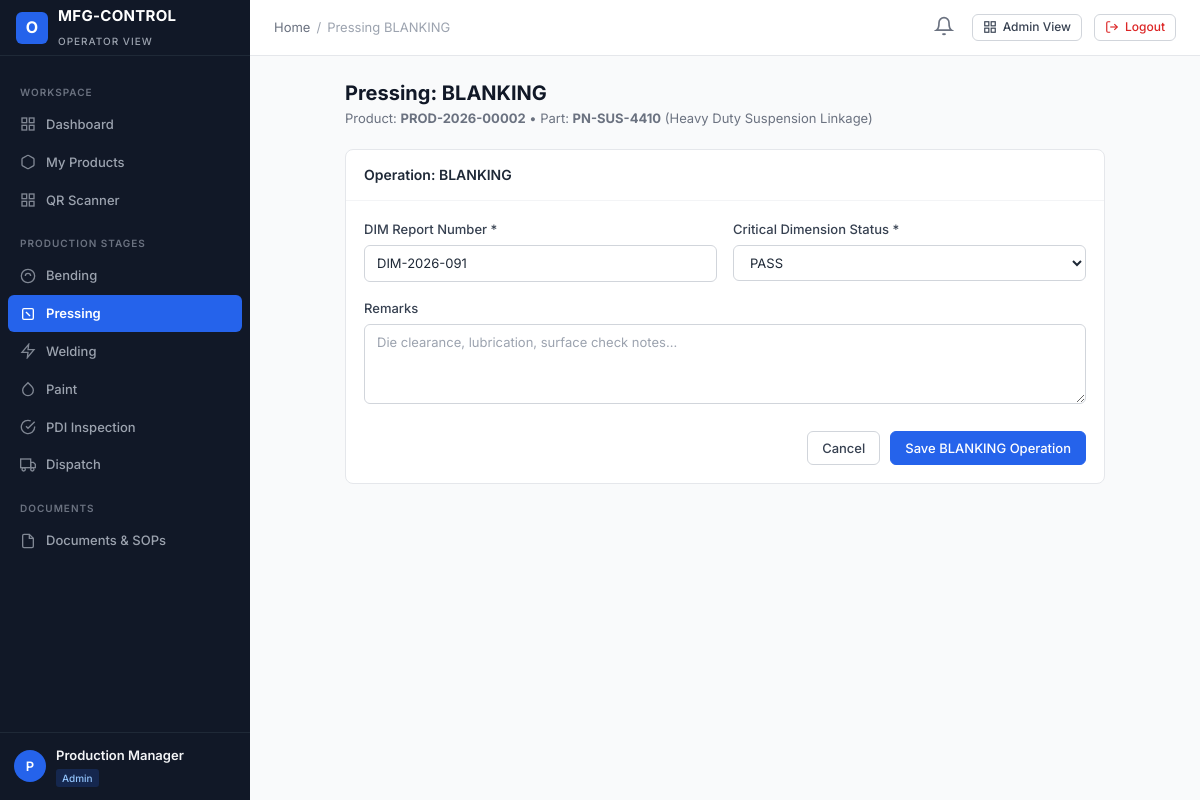
The page /user-panel/pressing/PROD-2026-00002/blanking/ (signed in) on the database its author committed.
### apps/accounts/models.py (models this page shows, shortened)
class User(AbstractUser):
    email = models.EmailField(_('email address'), unique=True, db_index=True)
    full_name = models.CharField(_('full name'), max_length=150, blank=True)
    employee_id = models.CharField(_('employee ID'), max_length=50, unique=True, db_index=True)
    phone = models.CharField(_('phone number'), max_length=25, blank=True)
    role = models.CharField(_('role'), max_length=50, choices=UserRole.choices, default=UserRole.USER, db_index=True)
    status = models.CharField(_('status'), max_length=20, choices=UserStatus.choices, default=UserStatus.ACTIVE, db_index=True)
    department = models.CharField(_('department'), max_length=100, blank=True)
    designation = models.CharField(_('designation'), max_length=100, blank=True)
    profile_image = models.ImageField(upload_to='profiles/', blank=True, null=True)
    assigned_admin = models.ForeignKey(
        'self',
        on_delete=models.SET_NULL,
        null=True,
        blank=True,
        related_name='assigned_users',
        help_text=_('Admin managing this user')
    )
    production_stage = models.CharField(
        _('production stage'),
        max_length=50,
        blank=True,
        help_text=_('Current assigned primary production stage, e.g. BENDING, PRESSING')
    )
    production_line = models.CharField(_('production line'), max_length=50, blank=True)
    shift = models.CharField(_('shift'), max_length=50, blank=True)
    notes = models.TextField(_('notes'), blank=True)
    created_at = models.DateTimeField(auto_now_add=True)
    updated_at = models.DateTimeField(auto_now=True)
    objects = CustomUserManager()
    USERNAME_FIELD = 'email'
    REQUIRED_FIELDS = ['username', 'employee_id']
    class Meta:
        verbose_name = _('User')
        verbose_name_plural = _('Users')
        ordering = ['-created_at']
    @property
    def is_super_admin(self):
        return self.role == UserRole.SUPER_ADMIN or self.is_superuser
    @property
    def is_admin_user(self):
        return self.role in [UserRole.SUPER_ADMIN, UserRole.ADMIN]
    @property
    def is_operator(self):
        return not self.is_admin_user

### apps/products/models.py (models this page shows, shortened)
class Product(models.Model):
    product_id = models.CharField(max_length=50, unique=True, db_index=True)
    product_name = models.CharField(max_length=200)
    part_number = models.CharField(max_length=100, db_index=True)
    customer = models.CharField(max_length=150)
    model = models.CharField(max_length=100, blank=True)
    batch_number = models.CharField(max_length=100, blank=True)
    production_date = models.DateField(default=timezone.now)
    assigned_admin = models.ForeignKey(
        settings.AUTH_USER_MODEL,
        on_delete=models.SET_NULL,
        null=True,
        blank=True,
        related_name='administered_products'
    )
    assigned_user = models.ForeignKey(
        settings.AUTH_USER_MODEL,
        on_delete=models.SET_NULL,
        null=True,
        blank=True,
        related_name='assigned_products'
    )
    current_stage = models.CharField(
        max_length=50,
        choices=StageChoices.choices,
        default=StageChoices.BENDING,
        db_index=True
    )
    status = models.CharField(
        max_length=50,
        choices=ProductStatus.choices,
        default=ProductStatus.PENDING,
        db_index=True
    )
    priority = models.CharField(
        max_length=20,
        choices=PriorityChoices.choices,
        default=PriorityChoices.MEDIUM
    )
    qr_code_image = models.ImageField(upload_to='qr_codes/', blank=True, null=True)
    qr_data = models.TextField(blank=True)
    created_at = models.DateTimeField(auto_now_add=True)
    updated_at = models.DateTimeField(auto_now=True)
    class Meta:
        ordering = ['-created_at']
        indexes = [
            models.Index(fields=['current_stage', 'status']),
            models.Index(fields=['customer', 'batch_number']),
        ]

### apps/production/models.py (models this page shows, shortened)
class PressingRecord(models.Model):
    product = models.ForeignKey('products.Product', on_delete=models.CASCADE, related_name='pressing_records')
    process_type = models.CharField(max_length=50, choices=PressingProcessType.choices, db_index=True)
    dim_report_number = models.CharField(max_length=100, blank=True, help_text="Required for Blanking")
    operator = models.ForeignKey(settings.AUTH_USER_MODEL, on_delete=models.SET_NULL, null=True, blank=True)
    quantity_produced = models.PositiveIntegerField(default=1)
    measurements = models.JSONField(default=list, blank=True)
    critical_dimension_result = models.CharField(max_length=20, choices=MeasurementResult.choices, default=MeasurementResult.PASS)
    status = models.CharField(max_length=30, choices=ProcessStatus.choices, default=ProcessStatus.PENDING)
    remarks = models.TextField(blank=True)
    completed_at = models.DateTimeField(null=True, blank=True)
    created_at = models.DateTimeField(auto_now_add=True)
    updated_at = models.DateTimeField(auto_now=True)
    class Meta:
        unique_together = ('product', 'process_type')
        ordering = ['process_type']

### user_panel/views.py (the view, shortened to what this page needs)
# urls.py: path('pressing/<str:product_id>/<str:proc_type>/', views.pressing_record_submit_view, name='user_pressing_submit'),
@login_required
@permission_required_custom('pressing', 'edit')
def pressing_record_submit_view(request, product_id, proc_type):
    product = get_object_or_404(Product, product_id=product_id)
    proc_upper = proc_type.upper()
    record = product.pressing_records.filter(process_type=proc_upper).first()
    return render(request, 'user_panel/pressing_form.html', {'product': product, 'proc_type': proc_upper, 'record': record})

### apps/notifications/context_processors.py (called while the page is built)
def notifications_processor(request):
    if not request.user.is_authenticated:
        return {'unread_notifications_count': 0, 'recent_notifications': []}
    unread_count = Notification.objects.filter(recipient=request.user, is_read=False).count()
    recent = Notification.objects.filter(recipient=request.user)[:5]
    return {
        'unread_notifications_count': unread_count,
        'recent_notifications': recent,
    }

### apps/permissions/context_processors.py (called while the page is built, shortened)
def permissions_processor(request):
    modules = get_user_modules(request.user)
    def can_access_fn(module, action='view'):
        return has_permission(request.user, module, action)
    return {
        'user_modules': modules,
        'user_is_super_admin': request.user.is_super_admin,
        'user_is_admin': request.user.is_admin_user,
        'user_is_operator': request.user.is_operator,
        'can_access': can_access_fn,
    }

### apps/permissions/services.py (called while the page is built, shortened)
def get_user_modules(user):
    if not user or not user.is_authenticated:
        return {}
    all_modules = [m[0] for m in MODULE_CHOICES]
    if user.is_super_admin:
        return {m: ['view', 'create', 'edit', 'delete', 'approve', 'export'] for m in all_modules}
    perms = ModulePermission.objects.filter(user=user)
    result = {}
    for p in perms:
        actions = []
        if p.can_view: actions.append('view')
        if p.can_create: actions.append('create')
        if p.can_edit: actions.append('edit')
        if p.can_delete: actions.append('delete')
        if p.can_approve: actions.append('approve')
        if p.can_export: actions.append('export')
        if actions:
            result[p.module] = actions
    return result

### user_panel/templates/user_panel/pressing_form.html (shortened to what this page needs)
{% extends "user_panel/base_user.html" %}
{% block breadcrumb_active %}Pressing {{ proc_type }}{% endblock %}
{% block content %}
<div style="max-width: 760px; margin: 0 auto;">
    <div style="margin-bottom: 20px;">
        <h1 class="page-title">Pressing: {{ proc_type }}</h1>
        <p class="page-subtitle">Product: <strong>{{ product.product_id }}</strong> &bull; Part: <strong>{{ product.part_number }}</strong> ({{ product.product_name }})</p>
    </div>
    <div class="card">
        <div class="card-header">
            <h3 class="card-title">Operation: {{ proc_type }}</h3>
        </div>
        <div class="card-body">
            <form method="post">
                {% if proc_type == 'BLANKING' %}
                <div class="form-row">
                    <div class="form-group">
                        <label class="form-label">DIM Report Number *</label>
                        <input type="text" name="dim_report_number" class="form-control" value="{{ record.dim_report_number|default:'DIM-REP-2026-001' }}" required>
                    </div>
                    <div class="form-group">
                        <label class="form-label">Critical Dimension Status *</label>
                        <select name="critical_dimension_result" class="form-select">
                            <option value="PASS" selected>PASS</option>
                        </select>
                    </div>
                </div>
                {% endif %}
                <div class="form-group">
                    <label class="form-label">Remarks</label>
                    <textarea name="remarks" class="form-control" rows="3" placeholder="Die clearance, lubrication, surface check notes..."></textarea>
                </div>
                <div style="display: flex; gap: 10px; justify-content: flex-end; margin-top: 20px;">
                    <a href="/user-panel/pressing/" class="btn btn-secondary">Cancel</a>
                    <button type="submit" class="btn btn-primary">Save {{ proc_type }} Operation</button>
                </div>
            </form>
        </div>
    </div>
</div>
{% endblock %}

### user_panel/templates/user_panel/base_user.html
{% extends "base.html" %}
{% block sidebar %}
<aside class="app-sidebar">
    <div class="sidebar-header">
        <div class="brand-icon">O</div>
        <div class="brand-title">
            <span>MFG-CONTROL</span>
            <span class="brand-subtitle">Operator View</span>
        </div>
    </div>
    <div class="sidebar-scroll">
        <div class="sidebar-section-title">Workspace</div>
        <a href="/user-panel/dashboard/" class="nav-link {% if request.path == '/user-panel/dashboard/' or request.path == '/user-panel/' %}active{% endif %}">
            <svg viewBox="0 0 24 24" fill="none" stroke="currentColor" stroke-width="2"><rect x="3" y="3" width="7" height="7"></rect><rect x="14" y="3" width="7" height="7"></rect><rect x="14" y="14" width="7" height="7"></rect><rect x="3" y="14" width="7" height="7"></rect></svg>
            Dashboard
        </a>
        <a href="/user-panel/my-products/" class="nav-link {% if '/user-panel/my-products/' in request.path %}active{% endif %}">
            <svg viewBox="0 0 24 24" fill="none" stroke="currentColor" stroke-width="2"><path d="M21 16V8a2 2 0 0 0-1-1.73l-7-4a2 2 0 0 0-2 0l-7 4A2 2 0 0 0 3 8v8a2 2 0 0 0 1 1.73l7 4a2 2 0 0 0 2 0l7-4A2 2 0 0 0 21 16z"></path></svg>
            My Products
        </a>
        <a href="/user-panel/scanner/" class="nav-link {% if '/user-panel/scanner/' in request.path %}active{% endif %}">
            <svg viewBox="0 0 24 24" fill="none" stroke="currentColor" stroke-width="2"><rect x="3" y="3" width="7" height="7"></rect><rect x="14" y="3" width="7" height="7"></rect><rect x="14" y="14" width="7" height="7"></rect><rect x="3" y="14" width="7" height="7"></rect></svg>
            QR Scanner
        </a>
        <div class="sidebar-section-title">Production Stages</div>
        {% if user_is_super_admin or user_is_admin or 'bending' in user_modules or user.production_stage == 'BENDING' %}
        <a href="/user-panel/bending/" class="nav-link {% if '/user-panel/bending/' in request.path %}active{% endif %}">
            <svg viewBox="0 0 24 24" fill="none" stroke="currentColor" stroke-width="2"><circle cx="12" cy="12" r="10"></circle><path d="M8 12a4 4 0 0 1 8 0"></path></svg>
            Bending
        </a>
        {% endif %}
        {% if user_is_super_admin or user_is_admin or 'pressing' in user_modules or user.production_stage == 'PRESSING' %}
        <a href="/user-panel/pressing/" class="nav-link {% if '/user-panel/pressing/' in request.path %}active{% endif %}">
            <svg viewBox="0 0 24 24" fill="none" stroke="currentColor" stroke-width="2"><rect x="4" y="4" width="16" height="16" rx="2"></rect><line x1="9" y1="9" x2="15" y2="15"></line></svg>
            Pressing
        </a>
        {% endif %}
        {% if user_is_super_admin or user_is_admin or 'welding' in user_modules or user.production_stage == 'WELDING' %}
        <a href="/user-panel/welding/" class="nav-link {% if '/user-panel/welding/' in request.path %}active{% endif %}">
            <svg viewBox="0 0 24 24" fill="none" stroke="currentColor" stroke-width="2"><polygon points="13 2 3 14 12 14 11 22 21 10 12 10 13 2"></polygon></svg>
            Welding
        </a>
        {% endif %}
        {% if user_is_super_admin or user_is_admin or 'paint' in user_modules or user.production_stage == 'PAINT' %}
        <a href="/user-panel/paint/" class="nav-link {% if '/user-panel/paint/' in request.path %}active{% endif %}">
            <svg viewBox="0 0 24 24" fill="none" stroke="currentColor" stroke-width="2"><path d="M12 2.69l5.66 5.66a8 8 0 1 1-11.31 0z"></path></svg>
            Paint
        </a>
        {% endif %}
        {% if user_is_super_admin or user_is_admin or 'pdi' in user_modules or user.production_stage == 'PDI' %}
        <a href="/user-panel/pdi/" class="nav-link {% if '/user-panel/pdi/' in request.path %}active{% endif %}">
            <svg viewBox="0 0 24 24" fill="none" stroke="currentColor" stroke-width="2"><path d="M22 11.08V12a10 10 0 1 1-5.93-9.14"></path><polyline points="22 4 12 14.01 9 11.01"></polyline></svg>
            PDI Inspection
        </a>
        {% endif %}
        {% if user_is_super_admin or user_is_admin or 'dispatch' in user_modules or user.production_stage == 'DISPATCH' %}
        <a href="/user-panel/dispatch/" class="nav-link {% if '/user-panel/dispatch/' in request.path %}active{% endif %}">
            <svg viewBox="0 0 24 24" fill="none" stroke="currentColor" stroke-width="2"><rect x="1" y="3" width="15" height="13"></rect><polygon points="16 8 20 8 23 11 23 16 16 16 16 8"></polygon><circle cx="5.5" cy="18.5" r="2.5"></circle><circle cx="18.5" cy="18.5" r="2.5"></circle></svg>
            Dispatch
        </a>
        {% endif %}
        <div class="sidebar-section-title">Documents</div>
        <a href="/user-panel/documents/" class="nav-link {% if '/user-panel/documents/' in request.path %}active{% endif %}">
            <svg viewBox="0 0 24 24" fill="none" stroke="currentColor" stroke-width="2"><path d="M14 2H6a2 2 0 0 0-2 2v16a2 2 0 0 0 2 2h12a2 2 0 0 0 2-2V8z"></path><polyline points="14 2 14 8 20 8"></polyline></svg>
            Documents & SOPs
        </a>
    </div>
    <div class="sidebar-user">
        <div class="user-avatar">{{ user.username|slice:":1"|upper }}</div>
        <div class="user-info">
            <div class="user-name">{{ user.full_name|default:user.username }}</div>
            <span class="user-role-badge">{{ user.get_role_display }}</span>
        </div>
    </div>
</aside>
{% endblock %}

### rows shown on the page
User: username "P", full_name "Production Manager", role "Admin"
Product: product_id "PROD-2026-00002", part_number "PN-SUS-4410", product_name "Heavy Duty Suspension Linkage"
PressingRecord: dim_report_number "DIM-2026-091"

### other values the page prints
{{ proc_type }} "BLANKING"
